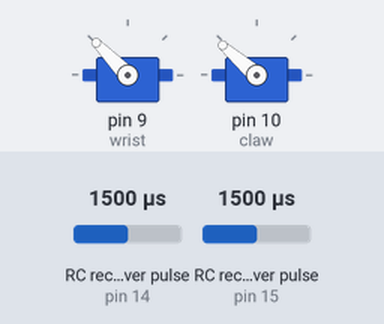
Recording of a sketch running on a simulated Arduino Uno, built with avr-gcc and run on an emulated ATmega328P. Parts: 2 × servo. Wiring (inferred from the names in the program): 2 × RC receiver channel: data pin 14 / data pin 15. Inputs (shaded band) come from the test bench; at power-on: RC receiver pulse (sensors on pin 14, pin 15) 1500 µs.

Above: at 2.29 s.
2.3 s: RC receiver pulse (sensor on pin 14) set to 1465 µs
At 3.2 s:
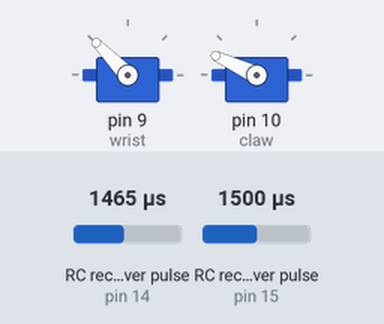
5.3 s: RC receiver pulse (sensor on pin 15) set to 1456 µs
6.8 s: RC receiver pulse (sensor on pin 15) set to 1432 µs
At 9.6 s:
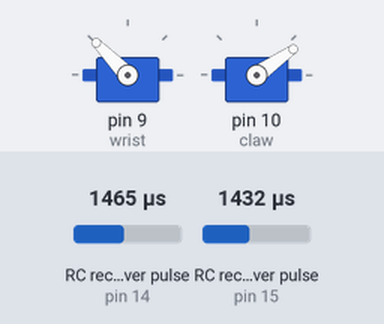
9.8 s: RC receiver pulse (sensor on pin 14) set to 1455 µs
11.3 s: RC receiver pulse (sensor on pin 14) set to 1438 µs
At 14.16 s:
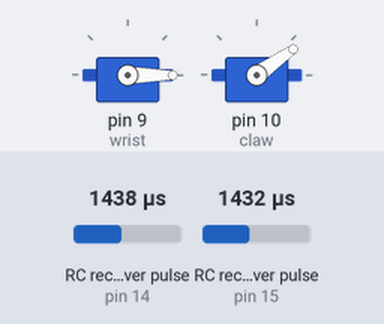
14.3 s: RC receiver pulse (sensor on pin 15) set to 1750 µs
At 15.6 s:
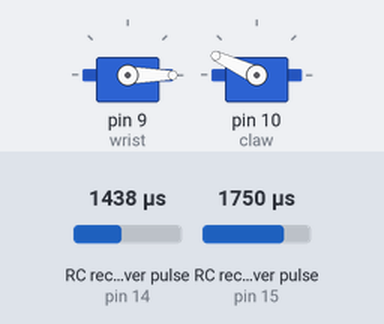
Timing chart, 0 to 17.3 s (numbered marks = the images above; inputs shaded):
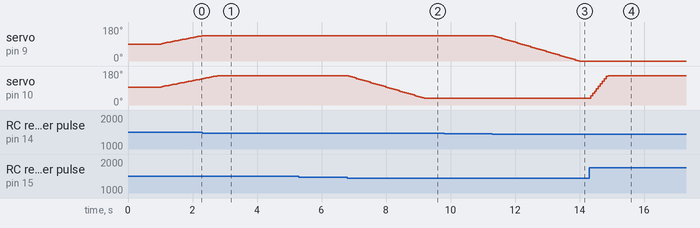

Measured:
- the behaviour switches between 1480 and 1479 µs on RC receiver pulse (sensor on pin 14) (found by bisection; images 0 and 1)
- the behaviour switches between 1449 and 1448 µs on RC receiver pulse (sensor on pin 15) (found by bisection; images 1 and 2)
- the behaviour switches between 1449 and 1448 µs on RC receiver pulse (sensor on pin 14) (found by bisection; images 2 and 3)
- after the input at 2.3 s, servo on pin 9 (wrist): stays 134° (without the input it goes to 136° after 0.04 s)
- after the input at 5.3 s, every drawn part: stays the same
- after the input at 6.8 s, servo on pin 10 (claw): moves from 155° to 35° over 2.3 s, starting at once
- after the input at 9.8 s, every drawn part: stays the same
- after the input at 11.3 s, servo on pin 9 (wrist): moves from 134° to 0° over 2.6 s, starting at once
- after the input at 14.3 s, servo on pin 10 (claw): moves from 35° to 155° over 0.54 s, starting at once

The sketch:

RC_AFmotorshield_claw_test.ino
```cpp
/* RC_AFmotorshield_claw_test
control SparkFun robot arm (https://www.sparkfun.com/products/11524 & https://www.sparkfun.com/products/11674)
with
Adafruit motor shield (https://learn.adafruit.com/adafruit-motor-shield/overview)
*/

#include <Servo.h>

Servo wrist;
Servo claw;

// constants for handling RC signal inputs
const int RCwrist = 14; // pin A0 on AF motor shield; get signal from elevator control
const int RCclaw = 15;  // pin A1 on AF motor shield; get signal from aileron control

const unsigned long RCsigMax = 1890;      // pulse width for max signal from Turnigy 5x (plus a bit more for wiggle room)
const unsigned long RCsigMin = 1030;       // full back (minus a bit for wiggle room)
const unsigned long RCsigMidHigh = 1480;  // for setting dead zone in middle
const unsigned long RCsigMidLow = 1450;

// constants for constraining servo range of movement
const int MinWristAngle = 0;
const int MaxWristAngle = 180;
const int MinClawAngle = 35;
const int MaxClawAngle = 155;
const int DeltaMin = 2; // use for adjusting claw responsiveness
const int DeltaMax = 20;

// variables
int wristangle;
int clawangle;
int angledelta;
unsigned long wristsig;
unsigned long clawsig;

void setup() {

  pinMode(RCwrist, INPUT); // Set our input pins as such
  pinMode(RCclaw, INPUT);
  wrist.attach(9); // AF motor shield Servo2
  claw.attach(10); // AF motor shield Servo1

  // initialize servos at midpoints
  wristangle = (MinWristAngle + MaxWristAngle)/2;
  clawangle = (MinClawAngle + MaxClawAngle)/2;
  wrist.write(wristangle);
  claw.write(clawangle);

  delay(1000);

//  Serial.begin(9600); // for print debugging

}

void loop() {

  wristsig = pulseIn(RCwrist, HIGH, 25000); // Read the pulse width of wrist signal
  clawsig = pulseIn(RCclaw, HIGH, 25000);


  if (wristsig > RCsigMidHigh) {
    // adjust amount wrist changes proportionate to joystick travel
    angledelta =  map(wristsig, RCsigMidHigh, RCsigMax, DeltaMin, DeltaMax);
    wristangle = wristangle + angledelta;
  }
  else if (wristsig < RCsigMidLow) {
    angledelta = map(wristsig, RCsigMin, RCsigMidLow, DeltaMax, DeltaMin);
    wristangle = wristangle - angledelta;
  }


  if (clawsig > RCsigMidHigh) {
    // adjust amount claw changes proportionate to joystick travel
    angledelta =  map(clawsig, RCsigMidHigh, RCsigMax, DeltaMin, DeltaMax);
    clawangle = clawangle + angledelta;
  }
  else if (clawsig < RCsigMidLow) {
    angledelta = map(clawsig, RCsigMin, RCsigMidLow, DeltaMax, DeltaMin);
    clawangle = clawangle - angledelta;
  }

  wristangle = constrain(wristangle, MinWristAngle, MaxWristAngle);
  clawangle = constrain(clawangle, MinClawAngle, MaxClawAngle);

  wrist.write(wristangle);
  claw.write(clawangle);

//  // for debugging
//  Serial.print("W: ");
//  Serial.print(wristsig);
//  Serial.print(" (");
//  Serial.print(wristangle);
//  Serial.print(") \t  C: ");
//  Serial.print(clawsig);
//  Serial.print(" (");
//  Serial.print(clawangle);
//  Serial.println(")");

  delay(50); // to give things a chance to catch up

}
```
